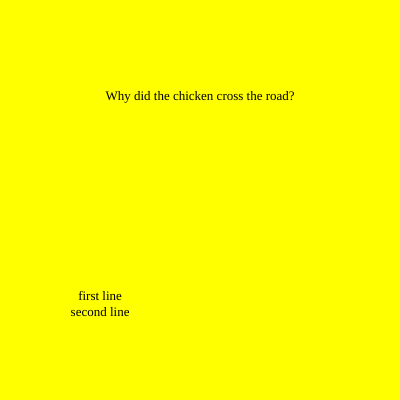
Frame 1 (no input)
Frame 60 (no input): identical to frame 1, image omitted
Frame 120 (the mouse pressed at the canvas centre since frame 60): identical to frame 1, image omitted

The p5.js sketch that drew this single still picture (run headless with seeded random() and noise() and a simulated clock; from frame 60 on, the mouse is pressed at the canvas centre):

// p5.js sketch
// ── sketch.js
let state = 0;

function setup() {
  createCanvas(400, 400);
  textAlign(CENTER);
  rectMode(CENTER);
  textSize(13);
  textFont('Georgia');
}

function draw() {
  switch (state) {

    case 0:
      background("yellow") ;
      text("Why did the chicken cross the road?", 200, 100);
      text("first line\nsecond line", 100, 300) ;
      break;

    case 1:
    background('red');
      text("Don't expect a punchline, I'm serious. I asked you for a reason.", 200, 100);
      break;
  }
}

function mouseReleased() {
  state = (state + 1) % 2;
//  state++;
//if (state > 2) state = 0;

}
